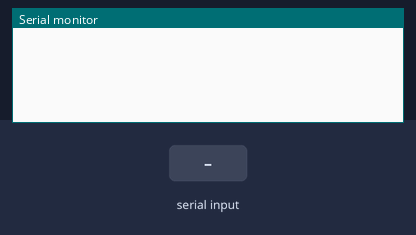
Bench run of a sketch on a simulated Arduino Uno, built with avr-gcc and run on an emulated ATmega328P. On the bench: the last lines printed to the serial monitor. Inputs (shaded band) come from the test bench.

Above: at 1.2 s.
1.3 s: "1" received over Serial
At 1.9 s:
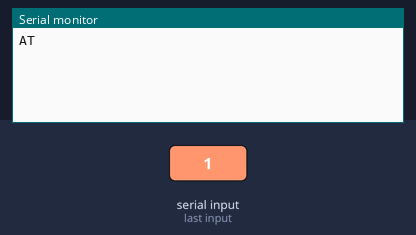
At 2.7 s:
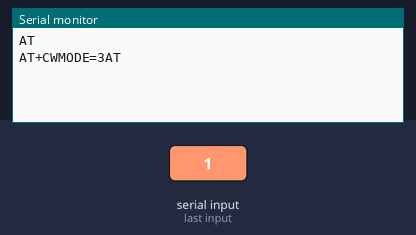

Measured:
- after the input at 1.3 s, the serial monitor: prints a new line at once (image 1)

The sketch:

wifi2.ino
```cpp
char a;
void setup() {
  // put your setup code here, to run once:
Serial.begin(9600);
}

void loop() {
 if (Serial.available())
 {

  Serial.println("AT");
  delay(1000);
  Serial.print("AT+CWMODE=3");// put your main code here, to run repeatedly:
 }

}
```
